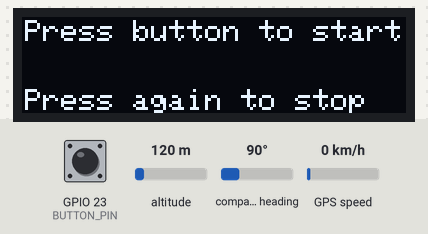
This sketch was run on a simulated ESP32. Parts: 128×32 one-colour display. Inputs (shaded band) come from the test bench; at power-on: GPIO 23 (BUTTON_PIN) HIGH, GPS speed 0 km/h, altitude 120 m, compass heading 90°. The GPS gets a fix after 3 s at 37.7749, -122.4194 with 8 satellites; what the sketch prints to the serial monitor is not drawn.

Above: at 3.2 s.
3.3 s: GPIO 23 (BUTTON_PIN) pulled LOW for 0.15 s
At 4.0 s:
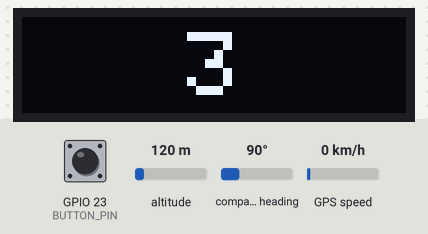
6.4 s: GPIO 23 (BUTTON_PIN) pulled LOW for 1 s
At 8.5 s:
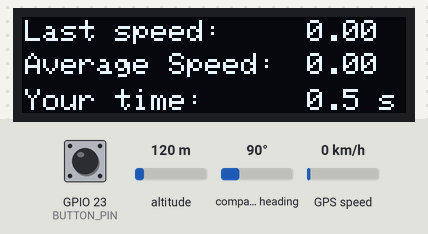
8.9 s: GPIO 23 (BUTTON_PIN) pulled LOW for 3.2 s
At 14.2 s:
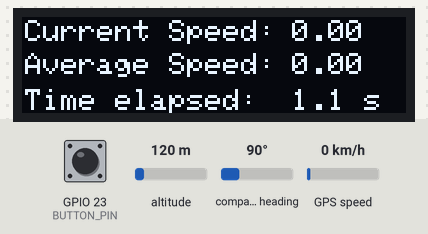
15.1 s: GPS speed set to 2 km/h
At 16.1 s:
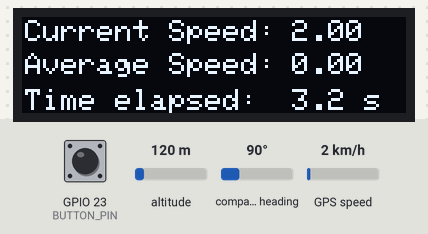
17.2 s: GPS speed set to 30 km/h
At 18.6 s:
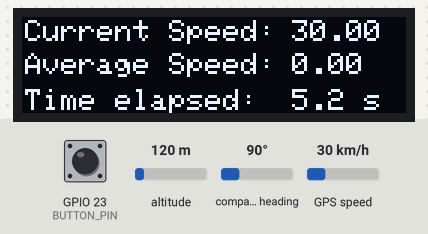
20.2 s: GPS speed set to 60 km/h
At 21.2 s:
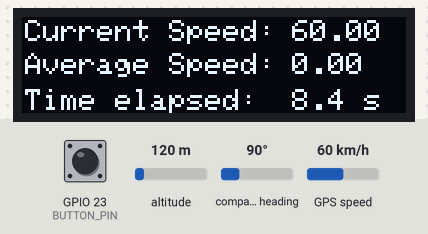
Timing chart, 0 to 23.2 s (numbered marks = the images above; inputs shaded):
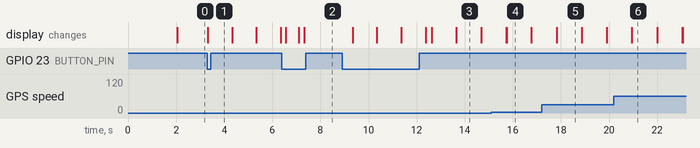

Measured:
- after the input at 3.3 s, the display: changes at once (image 1)
- after the input at 6.4 s, the display: first differs from a run without the input after 0.93 s (image 2)
- after the input at 8.9 s, the display: first changes after 0.44 s (image 3 shows a later state)
- what the display in image 3 shows lasts 1.1 s, from 13.6 s to 14.7 s

The sketch:

ESP32_with_OLED_display.ino
```cpp
#include <HardwareSerial.h>
#include <TinyGPS++.h>
#include <math.h>
#include <Wire.h>
#include <Adafruit_GFX.h>
#include <Adafruit_SSD1306.h>

#define SCREEN_WIDTH 128 // OLED display width, in pixels
#define SCREEN_HEIGHT 32 // OLED display height, in pixels
#define OLED_ADDR   0x3C
#define GPS_PIN_RX_WHITE 16
#define GPS_PIN_TX_GREEN 17
#define BUTTON_PIN 23
/*
DISPLAY PINS
SCK = D22
SDA = D21
*/

HardwareSerial GPSSerial(1);
TinyGPSPlus gps;
Adafruit_SSD1306 display(SCREEN_WIDTH, SCREEN_HEIGHT, &Wire, -1);

unsigned long previousMicros = 0;
double totalDistance = 0.0; // Total distance in meters
unsigned long totalTimeMicros = 0; // Total time elapsed in microseconds
double prevLat = 0.0; // Previous latitude
double prevLon = 0.0; // Previous longitude
double currentSpeedKmph = 0.0;
double averageSpeedKmph = 0.0;
bool buttonPressed = false;
String state = "";

double haversine(double lat1, double lon1, double lat2, double lon2) {
  const double R = 6371000.0; // Earth's radius in meters
  double dLat = (lat2 - lat1) * M_PI / 180.0;
  double dLon = (lon2 - lon1) * M_PI / 180.0;
  double a = sin(dLat / 2.0) * sin(dLat / 2.0) +
             cos(lat1 * M_PI / 180.0) * cos(lat2 * M_PI / 180.0) *
             sin(dLon / 2.0) * sin(dLon / 2.0);
  double c = 2.0 * atan2(sqrt(a), sqrt(1.0 - a));
  return R * c;
}

void startCountdown(){
  display.clearDisplay();
  display.setTextColor(WHITE);
  display.setTextSize(3);
  for(int i = 3; i > 0; i--){
    display.setCursor(55, 5);
    display.clearDisplay();
    display.println(i);
    Serial.println(i);
    display.display();
    delay(1000);
  }
  display.clearDisplay();
  display.setCursor(22, 5);
  display.println("START");
  Serial.println("START");
  display.display();
  delay(200);
}

void displayCurrentSpeed(){
  display.setTextColor(WHITE);
  display.setTextSize(1);
  display.setCursor(1, 1);
  display.println("Current Speed: ");
  display.setCursor(90, 1);
  display.println(currentSpeedKmph, 2);
}

void displayAverageSpeed(){
  display.setTextColor(WHITE);
  display.setTextSize(1);
  display.setCursor(1, 12);
  display.println("Average Speed: ");
  display.setCursor(90, 12);
  display.println(averageSpeedKmph, 2);
}

void displayTimeElapsed(){
  double totalTimeSecs = totalTimeMicros / 1000000.0; // Convert microseconds to seconds

  display.setTextColor(WHITE);
  display.setTextSize(1);
  display.setCursor(1, 24); // Adjust the cursor position according to your needs
  display.println("Time elapsed: ");
  display.setCursor(90, 24); // Adjust the cursor position according to your needs
  display.printf("%.1f s", totalTimeSecs); // Print time in seconds with 1 decimal place
}

void displayError(){
  display.clearDisplay();
  display.setTextColor(WHITE);
  display.setTextSize(1);
  display.setCursor(1, 1);
  display.println("Could not update current location, no satelites available");
  display.display();
}

void displayReady(){
  display.clearDisplay();
  display.setTextColor(WHITE);
  display.setTextSize(1);
  display.setCursor(1, 1);
  display.println("Press button to start");
  display.setTextSize(1);
  display.setCursor(1, 24);
  display.println("Press again to stop");
  display.display();
}

void displayStop(){
  double totalTimeSecs = totalTimeMicros / 1000000.0; // Convert microseconds to seconds

  display.clearDisplay();
  display.setTextColor(WHITE);
  display.setTextSize(1);
  display.setCursor(1, 1);
  display.println("Last speed: ");
  display.setCursor(95, 1);
  display.println(currentSpeedKmph, 2);
  display.setCursor(1, 12);
  display.println("Average Speed: ");
  display.setCursor(95, 12);
  display.println(averageSpeedKmph, 2);
  display.setCursor(1, 24); // Adjust the cursor position according to your needs
  display.println("Your time: ");
  display.setCursor(95, 24); // Adjust the cursor position according to your needs
  display.printf("%.1f s", totalTimeSecs); // Print time in seconds with 1 decimal place
  display.display();
}


void setup() {
  Serial.begin(115200);
  GPSSerial.begin(9600, SERIAL_8N1, GPS_PIN_RX_WHITE, GPS_PIN_TX_GREEN); // RX, TX
  pinMode(BUTTON_PIN, INPUT_PULLUP);

  // UBX command to set the update rate to 5Hz
  byte UBLOX_INIT[] = {
    0xB5, 0x62, 0x06, 0x08, 0x06, 0x00, 0xC8, 0x00, 0x01, 0x00, 0x01, 0x00, 0xDE, 0x6A
  };

  // UBX command to set the update rate to 1Hz
  /*
  byte UBLOX_INIT[] = {
    0xB5, 0x62, 0x06, 0x08, 0x06, 0x00, 0xE8, 0x03, 0x01, 0x00, 0x01, 0x00, 0x01, 0x39
  };
  */

  GPSSerial.write(UBLOX_INIT, sizeof(UBLOX_INIT));

  //Initiate display
  display.begin(SSD1306_SWITCHCAPVCC, OLED_ADDR);
  display.clearDisplay();
  delay(2000);
  displayReady();
}

void loop() {

  // Check if the button has been pressed
  if (digitalRead(BUTTON_PIN) == LOW) {
    if(!buttonPressed){
      Serial.println("Button pressed! Starting countdown...");
      startCountdown();
      Serial.println("Countdown finished! Starting measurements...");

      // Reset measurements
      totalDistance = 0.0; // Total distance in meters
      totalTimeMicros = 0; // Total time elapsed in microseconds
      prevLat = 0.0; // Previous latitude
      prevLon = 0.0; // Previous longitude
      currentSpeedKmph = 0.0;
      averageSpeedKmph = 0.0;
      buttonPressed = true;

      // Set previousMicros to the current time after the countdown
      previousMicros = micros();
    }else{
      buttonPressed = false;
      Serial.println("Button pressed! Stopping measurements...");

      displayStop();
      delay(2000);
    }
  }

  if (buttonPressed) {
    if(gps.satellites.value() < 3){
      Serial.println("Could not update current location, not enough satellites available");
      displayError();
      delay(500); // Wait for 0.5 second
    }
    while (GPSSerial.available()) {
      char c = GPSSerial.read();
      if (gps.encode(c)) {
        if (gps.location.isUpdated() && gps.location.isValid()) {
          unsigned long currentMicros = micros();
          unsigned long deltaTimeMicros = currentMicros - previousMicros;
          previousMicros = currentMicros;

          // Calculate distance between consecutive points (Haversine formula)
          if (prevLat != 0.0 && prevLon != 0.0) {
            double lat1 = prevLat;
            double lon1 = prevLon;
            double lat2 = gps.location.lat();
            double lon2 = gps.location.lng();
            totalDistance += haversine(lat1, lon1, lat2, lon2);
          }

          // Update previous latitude and longitude
          prevLat = gps.location.lat();
          prevLon = gps.location.lng();

          // Accumulate total time elapsed
          totalTimeMicros += deltaTimeMicros;

          // Print other GPS data (latitude, longitude, speed, etc.)
          // ...

          // Calculate current speed in km/h
          currentSpeedKmph = gps.speed.kmph();
          Serial.print("Current Speed (km/h): ");
          Serial.println(currentSpeedKmph, 2); // Print with 2 decimal places


          Serial.print("Number of satelites:");
          Serial.println(gps.satellites.value());
          // Calculate average speed
          double totalTimeHours = totalTimeMicros / 3.6e9; // Convert to hours
          averageSpeedKmph = (totalDistance / 1000.0) / totalTimeHours;
          Serial.print("Average Speed (km/h): ");
          Serial.println(averageSpeedKmph, 2); // Print with 2 decimal places

          display.clearDisplay();
          displayCurrentSpeed();
          displayAverageSpeed();
          displayTimeElapsed();
          display.display();

          Serial.print("\r\n");
        }
      }
    }
    delay(200); // Wait for 0.2 second
  }
}
```
